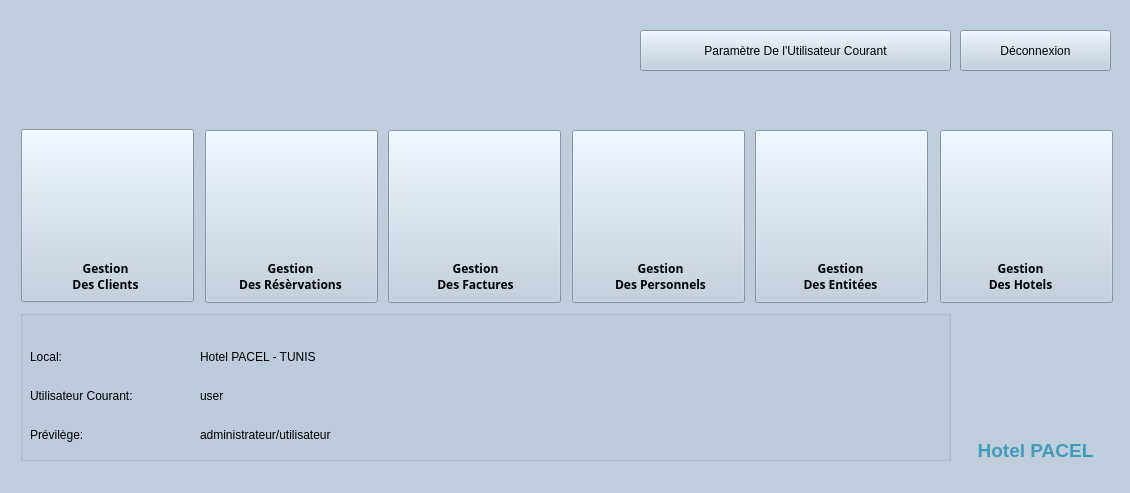
<?xml version="1.0" encoding="UTF-8"?>
<ui version="4.0">
 <class>TableauDeBord</class>
 <widget class="QMainWindow" name="TableauDeBord">
  <property name="geometry">
   <rect>
    <x>0</x>
    <y>0</y>
    <width>1130</width>
    <height>493</height>
   </rect>
  </property>
  <property name="palette">
   <palette>
    <active>
     <colorrole role="WindowText">
      <brush brushstyle="SolidPattern">
       <color alpha="255">
        <red>0</red>
        <green>0</green>
        <blue>0</blue>
       </color>
      </brush>
     </colorrole>
     <colorrole role="Button">
      <brush brushstyle="SolidPattern">
       <color alpha="255">
        <red>190</red>
        <green>206</green>
        <blue>221</blue>
       </color>
      </brush>
     </colorrole>
     <colorrole role="Light">
      <brush brushstyle="SolidPattern">
       <color alpha="255">
        <red>255</red>
        <green>255</green>
        <blue>255</blue>
       </color>
      </brush>
     </colorrole>
     <colorrole role="Midlight">
      <brush brushstyle="SolidPattern">
       <color alpha="255">
        <red>222</red>
        <green>230</green>
        <blue>238</blue>
       </color>
      </brush>
     </colorrole>
     <colorrole role="Dark">
      <brush brushstyle="SolidPattern">
       <color alpha="255">
        <red>95</red>
        <green>103</green>
        <blue>110</blue>
       </color>
      </brush>
     </colorrole>
     <colorrole role="Mid">
      <brush brushstyle="SolidPattern">
       <color alpha="255">
        <red>127</red>
        <green>137</green>
        <blue>147</blue>
       </color>
      </brush>
     </colorrole>
     <colorrole role="Text">
      <brush brushstyle="SolidPattern">
       <color alpha="255">
        <red>0</red>
        <green>0</green>
        <blue>0</blue>
       </color>
      </brush>
     </colorrole>
     <colorrole role="BrightText">
      <brush brushstyle="SolidPattern">
       <color alpha="255">
        <red>255</red>
        <green>255</green>
        <blue>255</blue>
       </color>
      </brush>
     </colorrole>
     <colorrole role="ButtonText">
      <brush brushstyle="SolidPattern">
       <color alpha="255">
        <red>0</red>
        <green>0</green>
        <blue>0</blue>
       </color>
      </brush>
     </colorrole>
     <colorrole role="Base">
      <brush brushstyle="SolidPattern">
       <color alpha="255">
        <red>255</red>
        <green>255</green>
        <blue>255</blue>
       </color>
      </brush>
     </colorrole>
     <colorrole role="Window">
      <brush brushstyle="SolidPattern">
       <color alpha="255">
        <red>190</red>
        <green>206</green>
        <blue>221</blue>
       </color>
      </brush>
     </colorrole>
     <colorrole role="Shadow">
      <brush brushstyle="SolidPattern">
       <color alpha="255">
        <red>0</red>
        <green>0</green>
        <blue>0</blue>
       </color>
      </brush>
     </colorrole>
     <colorrole role="AlternateBase">
      <brush brushstyle="SolidPattern">
       <color alpha="255">
        <red>222</red>
        <green>230</green>
        <blue>238</blue>
       </color>
      </brush>
     </colorrole>
     <colorrole role="ToolTipBase">
      <brush brushstyle="SolidPattern">
       <color alpha="255">
        <red>255</red>
        <green>255</green>
        <blue>220</blue>
       </color>
      </brush>
     </colorrole>
     <colorrole role="ToolTipText">
      <brush brushstyle="SolidPattern">
       <color alpha="255">
        <red>0</red>
        <green>0</green>
        <blue>0</blue>
       </color>
      </brush>
     </colorrole>
     <colorrole role="PlaceholderText">
      <brush brushstyle="SolidPattern">
       <color alpha="128">
        <red>0</red>
        <green>0</green>
        <blue>0</blue>
       </color>
      </brush>
     </colorrole>
    </active>
    <inactive>
     <colorrole role="WindowText">
      <brush brushstyle="SolidPattern">
       <color alpha="255">
        <red>0</red>
        <green>0</green>
        <blue>0</blue>
       </color>
      </brush>
     </colorrole>
     <colorrole role="Button">
      <brush brushstyle="SolidPattern">
       <color alpha="255">
        <red>190</red>
        <green>206</green>
        <blue>221</blue>
       </color>
      </brush>
     </colorrole>
     <colorrole role="Light">
      <brush brushstyle="SolidPattern">
       <color alpha="255">
        <red>255</red>
        <green>255</green>
        <blue>255</blue>
       </color>
      </brush>
     </colorrole>
     <colorrole role="Midlight">
      <brush brushstyle="SolidPattern">
       <color alpha="255">
        <red>222</red>
        <green>230</green>
        <blue>238</blue>
       </color>
      </brush>
     </colorrole>
     <colorrole role="Dark">
      <brush brushstyle="SolidPattern">
       <color alpha="255">
        <red>95</red>
        <green>103</green>
        <blue>110</blue>
       </color>
      </brush>
     </colorrole>
     <colorrole role="Mid">
      <brush brushstyle="SolidPattern">
       <color alpha="255">
        <red>127</red>
        <green>137</green>
        <blue>147</blue>
       </color>
      </brush>
     </colorrole>
     <colorrole role="Text">
      <brush brushstyle="SolidPattern">
       <color alpha="255">
        <red>0</red>
        <green>0</green>
        <blue>0</blue>
       </color>
      </brush>
     </colorrole>
     <colorrole role="BrightText">
      <brush brushstyle="SolidPattern">
       <color alpha="255">
        <red>255</red>
        <green>255</green>
        <blue>255</blue>
       </color>
      </brush>
     </colorrole>
     <colorrole role="ButtonText">
      <brush brushstyle="SolidPattern">
       <color alpha="255">
        <red>0</red>
        <green>0</green>
        <blue>0</blue>
       </color>
      </brush>
     </colorrole>
     <colorrole role="Base">
      <brush brushstyle="SolidPattern">
       <color alpha="255">
        <red>255</red>
        <green>255</green>
        <blue>255</blue>
       </color>
      </brush>
     </colorrole>
     <colorrole role="Window">
      <brush brushstyle="SolidPattern">
       <color alpha="255">
        <red>190</red>
        <green>206</green>
        <blue>221</blue>
       </color>
      </brush>
     </colorrole>
     <colorrole role="Shadow">
      <brush brushstyle="SolidPattern">
       <color alpha="255">
        <red>0</red>
        <green>0</green>
        <blue>0</blue>
       </color>
      </brush>
     </colorrole>
     <colorrole role="AlternateBase">
      <brush brushstyle="SolidPattern">
       <color alpha="255">
        <red>222</red>
        <green>230</green>
        <blue>238</blue>
       </color>
      </brush>
     </colorrole>
     <colorrole role="ToolTipBase">
      <brush brushstyle="SolidPattern">
       <color alpha="255">
        <red>255</red>
        <green>255</green>
        <blue>220</blue>
       </color>
      </brush>
     </colorrole>
     <colorrole role="ToolTipText">
      <brush brushstyle="SolidPattern">
       <color alpha="255">
        <red>0</red>
        <green>0</green>
        <blue>0</blue>
       </color>
      </brush>
     </colorrole>
     <colorrole role="PlaceholderText">
      <brush brushstyle="SolidPattern">
       <color alpha="128">
        <red>0</red>
        <green>0</green>
        <blue>0</blue>
       </color>
      </brush>
     </colorrole>
    </inactive>
    <disabled>
     <colorrole role="WindowText">
      <brush brushstyle="SolidPattern">
       <color alpha="255">
        <red>95</red>
        <green>103</green>
        <blue>110</blue>
       </color>
      </brush>
     </colorrole>
     <colorrole role="Button">
      <brush brushstyle="SolidPattern">
       <color alpha="255">
        <red>190</red>
        <green>206</green>
        <blue>221</blue>
       </color>
      </brush>
     </colorrole>
     <colorrole role="Light">
      <brush brushstyle="SolidPattern">
       <color alpha="255">
        <red>255</red>
        <green>255</green>
        <blue>255</blue>
       </color>
      </brush>
     </colorrole>
     <colorrole role="Midlight">
      <brush brushstyle="SolidPattern">
       <color alpha="255">
        <red>222</red>
        <green>230</green>
        <blue>238</blue>
       </color>
      </brush>
     </colorrole>
     <colorrole role="Dark">
      <brush brushstyle="SolidPattern">
       <color alpha="255">
        <red>95</red>
        <green>103</green>
        <blue>110</blue>
       </color>
      </brush>
     </colorrole>
     <colorrole role="Mid">
      <brush brushstyle="SolidPattern">
       <color alpha="255">
        <red>127</red>
        <green>137</green>
        <blue>147</blue>
       </color>
      </brush>
     </colorrole>
     <colorrole role="Text">
      <brush brushstyle="SolidPattern">
       <color alpha="255">
        <red>95</red>
        <green>103</green>
        <blue>110</blue>
       </color>
      </brush>
     </colorrole>
     <colorrole role="BrightText">
      <brush brushstyle="SolidPattern">
       <color alpha="255">
        <red>255</red>
        <green>255</green>
        <blue>255</blue>
       </color>
      </brush>
     </colorrole>
     <colorrole role="ButtonText">
      <brush brushstyle="SolidPattern">
       <color alpha="255">
        <red>95</red>
        <green>103</green>
        <blue>110</blue>
       </color>
      </brush>
     </colorrole>
     <colorrole role="Base">
      <brush brushstyle="SolidPattern">
       <color alpha="255">
        <red>190</red>
        <green>206</green>
        <blue>221</blue>
       </color>
      </brush>
     </colorrole>
     <colorrole role="Window">
      <brush brushstyle="SolidPattern">
       <color alpha="255">
        <red>190</red>
        <green>206</green>
        <blue>221</blue>
       </color>
      </brush>
     </colorrole>
     <colorrole role="Shadow">
      <brush brushstyle="SolidPattern">
       <color alpha="255">
        <red>0</red>
        <green>0</green>
        <blue>0</blue>
       </color>
      </brush>
     </colorrole>
     <colorrole role="AlternateBase">
      <brush brushstyle="SolidPattern">
       <color alpha="255">
        <red>190</red>
        <green>206</green>
        <blue>221</blue>
       </color>
      </brush>
     </colorrole>
     <colorrole role="ToolTipBase">
      <brush brushstyle="SolidPattern">
       <color alpha="255">
        <red>255</red>
        <green>255</green>
        <blue>220</blue>
       </color>
      </brush>
     </colorrole>
     <colorrole role="ToolTipText">
      <brush brushstyle="SolidPattern">
       <color alpha="255">
        <red>0</red>
        <green>0</green>
        <blue>0</blue>
       </color>
      </brush>
     </colorrole>
     <colorrole role="PlaceholderText">
      <brush brushstyle="SolidPattern">
       <color alpha="128">
        <red>0</red>
        <green>0</green>
        <blue>0</blue>
       </color>
      </brush>
     </colorrole>
    </disabled>
   </palette>
  </property>
  <property name="cursor">
   <cursorShape>PointingHandCursor</cursorShape>
  </property>
  <property name="windowTitle">
   <string>MainWindow</string>
  </property>
  <widget class="QWidget" name="centralwidget">
   <widget class="QPushButton" name="pushButton_GCli">
    <property name="geometry">
     <rect>
      <x>21</x>
      <y>129</y>
      <width>173</width>
      <height>173</height>
     </rect>
    </property>
    <property name="toolTip">
     <string>&lt;html&gt;&lt;head/&gt;&lt;body&gt;&lt;p&gt;Cette bouton vous permet d'acceder à une fenetre afin de gestionner tous les clientrs de l'hotel&lt;/p&gt;&lt;/body&gt;&lt;/html&gt;</string>
    </property>
    <property name="text">
     <string/>
    </property>
    <property name="icon">
     <iconset resource="img.qrc">
      <normaloff>:/new/img/img/clients.png</normaloff>:/new/img/img/clients.png</iconset>
    </property>
    <property name="iconSize">
     <size>
      <width>110</width>
      <height>110</height>
     </size>
    </property>
   </widget>
   <widget class="QPushButton" name="pushButton_GFac">
    <property name="geometry">
     <rect>
      <x>388</x>
      <y>130</y>
      <width>173</width>
      <height>173</height>
     </rect>
    </property>
    <property name="toolTip">
     <string>&lt;html&gt;&lt;head/&gt;&lt;body&gt;&lt;p&gt;Cette bouton vous permet d'acceder à une fenetre afin d'ajouter des nouvelles résèrvations des entitées de l'hotel ou découvrir la liste des résèrvation&lt;/p&gt;&lt;/body&gt;&lt;/html&gt;</string>
    </property>
    <property name="text">
     <string/>
    </property>
    <property name="icon">
     <iconset resource="img.qrc">
      <normaloff>:/new/img/img/CAISSE.png</normaloff>:/new/img/img/CAISSE.png</iconset>
    </property>
    <property name="iconSize">
     <size>
      <width>90</width>
      <height>90</height>
     </size>
    </property>
   </widget>
   <widget class="QLabel" name="label_GCli">
    <property name="geometry">
     <rect>
      <x>20</x>
      <y>260</y>
      <width>171</width>
      <height>32</height>
     </rect>
    </property>
    <property name="font">
     <font>
      <family>ABeeZee</family>
      <weight>75</weight>
      <bold>true</bold>
     </font>
    </property>
    <property name="text">
     <string>Gestion
Des Clients</string>
    </property>
    <property name="textFormat">
     <enum>Qt::AutoText</enum>
    </property>
    <property name="scaledContents">
     <bool>false</bool>
    </property>
    <property name="alignment">
     <set>Qt::AlignCenter</set>
    </property>
   </widget>
   <widget class="QPushButton" name="pushButton_GHot">
    <property name="geometry">
     <rect>
      <x>940</x>
      <y>130</y>
      <width>173</width>
      <height>173</height>
     </rect>
    </property>
    <property name="toolTip">
     <string>&lt;html&gt;&lt;head/&gt;&lt;body&gt;&lt;p&gt;Cette bouton vous permet d'acceder à une fenetre afin d'ajouter des nouvelles résèrvations des entitées de l'hotel ou découvrir la liste des résèrvation&lt;/p&gt;&lt;/body&gt;&lt;/html&gt;</string>
    </property>
    <property name="text">
     <string/>
    </property>
    <property name="icon">
     <iconset resource="img.qrc">
      <normaloff>:/new/img/img/HOTEL.png</normaloff>:/new/img/img/HOTEL.png</iconset>
    </property>
    <property name="iconSize">
     <size>
      <width>90</width>
      <height>90</height>
     </size>
    </property>
   </widget>
   <widget class="QLabel" name="label_Date">
    <property name="geometry">
     <rect>
      <x>20</x>
      <y>30</y>
      <width>301</width>
      <height>41</height>
     </rect>
    </property>
    <property name="font">
     <font>
      <family>ABeeZee</family>
      <pointsize>16</pointsize>
      <weight>75</weight>
      <bold>true</bold>
     </font>
    </property>
    <property name="text">
     <string/>
    </property>
   </widget>
   <widget class="QLabel" name="label_Time">
    <property name="geometry">
     <rect>
      <x>20</x>
      <y>60</y>
      <width>301</width>
      <height>41</height>
     </rect>
    </property>
    <property name="font">
     <font>
      <family>ABeeZee</family>
      <pointsize>18</pointsize>
      <weight>75</weight>
      <bold>true</bold>
     </font>
    </property>
    <property name="text">
     <string/>
    </property>
   </widget>
   <widget class="QPushButton" name="pushButton_GEnt">
    <property name="geometry">
     <rect>
      <x>755</x>
      <y>130</y>
      <width>173</width>
      <height>173</height>
     </rect>
    </property>
    <property name="text">
     <string/>
    </property>
    <property name="icon">
     <iconset resource="img.qrc">
      <normaloff>:/new/img/img/room-key.svg</normaloff>:/new/img/img/room-key.svg</iconset>
    </property>
    <property name="iconSize">
     <size>
      <width>80</width>
      <height>80</height>
     </size>
    </property>
   </widget>
   <widget class="QLabel" name="label_HotelPACEM">
    <property name="geometry">
     <rect>
      <x>970</x>
      <y>440</y>
      <width>131</width>
      <height>20</height>
     </rect>
    </property>
    <property name="font">
     <font>
      <pointsize>14</pointsize>
      <weight>75</weight>
      <bold>true</bold>
     </font>
    </property>
    <property name="styleSheet">
     <string notr="true">color: rgb(66, 155, 187);
</string>
    </property>
    <property name="text">
     <string>Hotel PACEL</string>
    </property>
    <property name="alignment">
     <set>Qt::AlignCenter</set>
    </property>
    <property name="wordWrap">
     <bool>false</bool>
    </property>
   </widget>
   <widget class="QPushButton" name="pushButton_Deconnexion">
    <property name="geometry">
     <rect>
      <x>960</x>
      <y>30</y>
      <width>151</width>
      <height>41</height>
     </rect>
    </property>
    <property name="text">
     <string>Déconnexion</string>
    </property>
    <property name="icon">
     <iconset resource="img.qrc">
      <normaloff>:/new/img/img/deconnexion.png</normaloff>:/new/img/img/deconnexion.png</iconset>
    </property>
   </widget>
   <widget class="QGroupBox" name="groupBox">
    <property name="geometry">
     <rect>
      <x>20</x>
      <y>310</y>
      <width>931</width>
      <height>151</height>
     </rect>
    </property>
    <property name="title">
     <string/>
    </property>
    <widget class="QWidget" name="layoutWidget_3">
     <property name="geometry">
      <rect>
       <x>10</x>
       <y>30</y>
       <width>161</width>
       <height>111</height>
      </rect>
     </property>
     <layout class="QVBoxLayout" name="verticalLayout_4">
      <item>
       <widget class="QLabel" name="label_ShowLocale">
        <property name="text">
         <string>Local:</string>
        </property>
       </widget>
      </item>
      <item>
       <widget class="QLabel" name="label_ShowUser">
        <property name="text">
         <string>Utilisateur Courant:</string>
        </property>
       </widget>
      </item>
      <item>
       <widget class="QLabel" name="label_ShowPrev">
        <property name="text">
         <string>Prévilège:</string>
        </property>
       </widget>
      </item>
     </layout>
    </widget>
    <widget class="QWidget" name="layoutWidget_4">
     <property name="geometry">
      <rect>
       <x>180</x>
       <y>30</y>
       <width>621</width>
       <height>111</height>
      </rect>
     </property>
     <layout class="QVBoxLayout" name="verticalLayout_5">
      <item>
       <widget class="QLabel" name="label_Local">
        <property name="text">
         <string>Hotel PACEL - TUNIS</string>
        </property>
       </widget>
      </item>
      <item>
       <widget class="QLabel" name="label_User">
        <property name="text">
         <string>user</string>
        </property>
       </widget>
      </item>
      <item>
       <widget class="QLabel" name="label_Prev">
        <property name="text">
         <string>administrateur/utilisateur</string>
        </property>
       </widget>
      </item>
     </layout>
    </widget>
   </widget>
   <widget class="QPushButton" name="pushButton_PramUser">
    <property name="geometry">
     <rect>
      <x>640</x>
      <y>30</y>
      <width>311</width>
      <height>41</height>
     </rect>
    </property>
    <property name="text">
     <string>Paramètre De l'Utilisateur Courant</string>
    </property>
    <property name="icon">
     <iconset resource="img.qrc">
      <normaloff>:/new/img/img/parametre.png</normaloff>:/new/img/img/parametre.png</iconset>
    </property>
   </widget>
   <widget class="QLabel" name="label_GHot">
    <property name="geometry">
     <rect>
      <x>940</x>
      <y>260</y>
      <width>161</width>
      <height>32</height>
     </rect>
    </property>
    <property name="font">
     <font>
      <family>ABeeZee</family>
      <weight>75</weight>
      <bold>true</bold>
     </font>
    </property>
    <property name="text">
     <string>Gestion
Des Hotels</string>
    </property>
    <property name="textFormat">
     <enum>Qt::AutoText</enum>
    </property>
    <property name="scaledContents">
     <bool>false</bool>
    </property>
    <property name="alignment">
     <set>Qt::AlignCenter</set>
    </property>
   </widget>
   <widget class="QLabel" name="label_logo">
    <property name="geometry">
     <rect>
      <x>960</x>
      <y>320</y>
      <width>151</width>
      <height>121</height>
     </rect>
    </property>
    <property name="text">
     <string/>
    </property>
    <property name="pixmap">
     <pixmap resource="img.qrc">:/new/img/img/PACEM.png</pixmap>
    </property>
   </widget>
   <widget class="QLabel" name="label_GFac">
    <property name="geometry">
     <rect>
      <x>390</x>
      <y>260</y>
      <width>171</width>
      <height>32</height>
     </rect>
    </property>
    <property name="font">
     <font>
      <family>ABeeZee</family>
      <weight>75</weight>
      <bold>true</bold>
     </font>
    </property>
    <property name="text">
     <string>Gestion
Des Factures</string>
    </property>
    <property name="textFormat">
     <enum>Qt::AutoText</enum>
    </property>
    <property name="scaledContents">
     <bool>false</bool>
    </property>
    <property name="alignment">
     <set>Qt::AlignCenter</set>
    </property>
   </widget>
   <widget class="QPushButton" name="pushButton_GPer">
    <property name="geometry">
     <rect>
      <x>572</x>
      <y>130</y>
      <width>173</width>
      <height>173</height>
     </rect>
    </property>
    <property name="toolTip">
     <string>&lt;html&gt;&lt;head/&gt;&lt;body&gt;&lt;p&gt;Cette bouton vous permet d'acceder à une fenetre afin d'ajouter des nouvelles résèrvations des entitées de l'hotel ou découvrir la liste des résèrvation&lt;/p&gt;&lt;/body&gt;&lt;/html&gt;</string>
    </property>
    <property name="text">
     <string/>
    </property>
    <property name="icon">
     <iconset resource="img.qrc">
      <normaloff>:/new/img/img/bell-boy.svg</normaloff>:/new/img/img/bell-boy.svg</iconset>
    </property>
    <property name="iconSize">
     <size>
      <width>70</width>
      <height>70</height>
     </size>
    </property>
   </widget>
   <widget class="QPushButton" name="pushButton_GRes">
    <property name="geometry">
     <rect>
      <x>205</x>
      <y>130</y>
      <width>173</width>
      <height>173</height>
     </rect>
    </property>
    <property name="toolTip">
     <string>&lt;html&gt;&lt;head/&gt;&lt;body&gt;&lt;p&gt;Cette bouton vous permet d'acceder à une fenetre afin d'ajouter des nouvelles résèrvations des entitées de l'hotel ou découvrir la liste des résèrvation&lt;/p&gt;&lt;/body&gt;&lt;/html&gt;</string>
    </property>
    <property name="text">
     <string/>
    </property>
    <property name="icon">
     <iconset resource="img.qrc">
      <normaloff>:/new/img/img/reservation.png</normaloff>:/new/img/img/reservation.png</iconset>
    </property>
    <property name="iconSize">
     <size>
      <width>100</width>
      <height>100</height>
     </size>
    </property>
   </widget>
   <widget class="QLabel" name="label_GRes">
    <property name="geometry">
     <rect>
      <x>210</x>
      <y>260</y>
      <width>161</width>
      <height>32</height>
     </rect>
    </property>
    <property name="font">
     <font>
      <family>ABeeZee</family>
      <weight>75</weight>
      <bold>true</bold>
     </font>
    </property>
    <property name="text">
     <string>Gestion
Des Résèrvations</string>
    </property>
    <property name="textFormat">
     <enum>Qt::AutoText</enum>
    </property>
    <property name="scaledContents">
     <bool>false</bool>
    </property>
    <property name="alignment">
     <set>Qt::AlignCenter</set>
    </property>
   </widget>
   <widget class="QLabel" name="label_GPer">
    <property name="geometry">
     <rect>
      <x>580</x>
      <y>260</y>
      <width>161</width>
      <height>32</height>
     </rect>
    </property>
    <property name="font">
     <font>
      <family>ABeeZee</family>
      <weight>75</weight>
      <bold>true</bold>
     </font>
    </property>
    <property name="text">
     <string>Gestion
Des Personnels</string>
    </property>
    <property name="textFormat">
     <enum>Qt::AutoText</enum>
    </property>
    <property name="scaledContents">
     <bool>false</bool>
    </property>
    <property name="alignment">
     <set>Qt::AlignCenter</set>
    </property>
   </widget>
   <widget class="QLabel" name="label_GEnt">
    <property name="geometry">
     <rect>
      <x>760</x>
      <y>260</y>
      <width>161</width>
      <height>32</height>
     </rect>
    </property>
    <property name="font">
     <font>
      <family>ABeeZee</family>
      <weight>75</weight>
      <bold>true</bold>
     </font>
    </property>
    <property name="text">
     <string>Gestion
Des Entitées</string>
    </property>
    <property name="textFormat">
     <enum>Qt::AutoText</enum>
    </property>
    <property name="scaledContents">
     <bool>false</bool>
    </property>
    <property name="alignment">
     <set>Qt::AlignCenter</set>
    </property>
   </widget>
  </widget>
 </widget>
 <resources>
  <include location="img.qrc"/>
 </resources>
 <connections/>
</ui>
